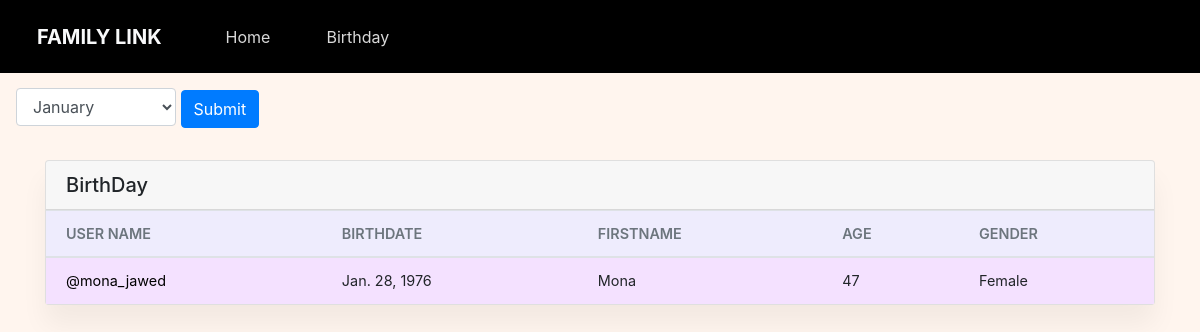
/birthday/ (signed in), run on the app's committed database.
### family/models.py (models this page shows, shortened)
class member(AbstractBaseUser , PermissionsMixin):
    GENDER_CHOICES = (
    ("Male", "Male"),
    ("Female", "Female"),)
    MARITAL_CHOICES = (
    ("Unmarried", "Unmarried"),
    ("Married", "Married"),
    )
    SPORT_CHOICES = (
    ("Football", "Football"),
    ("Basketball", "Basketball"),
    ("Badminton", "Badminton"),
    ("Cycling", "Cycling"),
    ("Swimming", "Swimming"),
    ("Cricket", "Cricket"),
    ("TT", "TT"),
    ("Tennis", "Tennis"),
    ("Volley Ball", "Volley Ball"),
    ("Baseball", "Baseball"),
    ("Carrom", "Carrom")
    )
    BOOK_CHOICES = (
    ("Thriller", "Thriller"),
    ("Fantasy", "Fantasy"),
    ("Teen", "Teen"),
    ("Fiction", "Fiction"),
    ("Autobiography", "Autobiography"),
    ("Mystery", "Mystery"),
    ("History", "History"),
    ("Romance", "Romance"),
    ("Self Help", "Self Help"),
    ("Horror", "Horror"),
    ("Crime", "Crime")
    )
    MOVIE_CHOICES = (
    ("Action", "Action"),
    ("Thriller", "Thriller"),
    ("Drama", "Drama"),
    ("Romance", "Romance"),
    ("Autobiography", "Autobiography"),
    ("Comedy", "Comedy"),
    ("History", "History"),
    ("Romance", "Romance"),
    ("Crime", "Crime"),
    ("Horror", "Horror"),
    ("Animation", "Animation"),
    ("Adventure", "Adventure")
    )
    FID = models.ForeignKey(family , on_delete=models.DO_NOTHING , null=True)
    email = models.EmailField(max_length= 35)
    user_name = models.CharField(max_length= 20 , unique=True)
    firstName = models.CharField(max_length=20 ,  blank = True)
    middleName = models.CharField(max_length=20 , blank = True , null = True)
    lastName = models.CharField(max_length= 20 , blank = True)
    mobileNo = models.IntegerField(blank=True , null = True)
    birthDay = models.DateField(default=date.today)
    gender = models.CharField(max_length=9,choices=GENDER_CHOICES,default="Male")
    maritalStatus = models.CharField(max_length = 10,null=True , blank = True , choices=MARITAL_CHOICES)
    jobOrg = models.CharField(max_length= 20 , blank = True)
    address1 = models.TextField(_("Address line 1"),max_length=50 , blank = True)
    country = models.CharField("Country",max_length=15 , blank = True)
    city = models.CharField("City" , max_length=15 , blank=True)
    pinCode = models.IntegerField(blank=True)
    lat = models.DecimalField(max_digits=9 ,decimal_places = 6, blank=True , null = True)
    lng = models.DecimalField(max_digits=9 , decimal_places = 6, blank=True , null = True)
    mother = models.ForeignKey('self', on_delete=models.PROTECT , null=True , blank=True)
    father = models.ForeignKey('self', on_delete=models.PROTECT , null=True , blank=True , related_name='+')
    spouse = models.ForeignKey('self', on_delete=models.PROTECT , null=True , blank=True , related_name='++')
    kidsCount = models.IntegerField(blank=True , null = True , default=0)
    gender = models.CharField(max_length=9,choices=GENDER_CHOICES , default='Male')
    book = models.CharField(max_length=15,choices=BOOK_CHOICES,blank=True )
    sport = models.CharField(max_length=15,choices=SPORT_CHOICES,blank=True)
    movie = models.CharField(max_length=15,choices=MOVIE_CHOICES, blank=True)
    present = models.CharField(max_length=15,blank=True)
    is_staff = models.BooleanField(default=False)
    is_active = models.BooleanField(default=True)
    updated = models.DateTimeField(auto_now=True)
    created = models.DateTimeField(auto_now_add=True)
    objects = CustomMember()
    USERNAME_FIELD = 'user_name'
    REQUIRED_FIELDS = ['email' , 'city' , 'country' , 'firstName' , 'lastName' , 'gender' , 'pinCode']
    class Meta:
        ordering = ['-updated' , '-created']

### family/views.py (the view, shortened to what this page needs)
# urls.py: path('birthday/' , views.birthdayList , name="birthdayList"),
@login_required(login_url= 'login')
def birthdayList(request):
    months = [
        ("January",1),
        ("February",2),
        ("March",3),
        ("April",4),
        ("May",5),
        ("June",6),
        ("July",7),
        ("August",8),
        ("September",9),
        ("October",10),
        ("November",11),
        ("December",12)
    ]
    selectedmonth = date.today().month
    members = member.objects.filter(birthDay__month = selectedmonth , FID = request.user.FID)
    members=sorted(members, key=lambda x: x.birthDay)
    years = []
    dates = []
    month = []
    for mem in members:
        years.append(mem.birthDay.year)
        dates.append(mem.birthDay.day)
        month.append(mem.birthDay.month)
    size = len(years)
    for x in range(size):
        years[x] = date.today().year - years[x]
        if years[x] == 0:
            years[x] = 0
        elif month[x]>date.today().month:
            years[x]=years[x]-1
        elif month[x]==date.today().month and dates[x]>date.today().day:
            years[x]=years[x]-1
    obj = createTuple(members , years)
    return render(request, 'birthday/birthday.html',{'members': members, "months":months,'obj':obj , 'selectedmonth':selectedmonth , 'day':date.today().day , 'month': date.today().month , 'message':""})

### family/views.py (called while the page is built)
def createTuple(members , years):
    obj = list(zip(members , years))
    return obj

### templates/birthday/birthday.html (shortened to what this page needs)
<!DOCTYPE html>
{% load static %}
<html lang="en">
<head>
    <link rel="stylesheet" href="https://cdn.jsdelivr.net/npm/bootstrap@4.4.1/dist/css/bootstrap.min.css">
    <link rel="stylesheet" href="{% static 'style/member.css' %}" />
</head>
<body>
  <div>
    <nav class="navbar fixed-top navbar-dark text-light navbar-expand-md navigation-clean-search" style="background-color: black;" >
        <div class="container"><a class="navbar-brand" href="{% url 'viewMember' %}">FAMILY LINK</a>
            <div class="collapse navbar-collapse" id="navcol-1">
                <span class="navbar-text" style="padding-left:3rem"> <a href="{% url 'viewMember' %}" class="login">Home</a></span>
                <span class="navbar-text" style="padding-left:3rem"> <a href="{% url 'birthdayList' %}" class="login">Birthday</a></span>
            </div>
        </div>
    </nav>
    <div id = "form">
        {% if message == "" %}
        <form action="" method="POST" style="margin-top:5.5rem; margin-left:0.5rem;">
            <select name="month" id="user" class="form-control" style="width:10rem;">
                {% for month in months %}
                        {% if month.1 == selectedmonth %}
                            <option value={{month.0}} selected >{{month.0}}</option>
                        {% else %}
                            <option value={{month.0}}>{{month.0}}</option>
                        {% endif %}
                {% endfor %}
              </select>
              <div class="buttons">
                <button type="submit" class="btn btn-primary">Submit</button>
              </div>
        </form>
        {% endif %}
    </div>
        <div class="container">
          <div class="row">
              <div class="col-12 mb-3 mb-lg-5">
                  <div class="position-relative card table-nowrap table-card" id="member_div" style="margin-top:2rem;">
                      <div class="card-header align-items-center">
                        <h5 class="mb-0">BirthDay</h5>
                      </div>
                      <div class="table-responsive">
                          <table class="table mb-0">
                              <thead class="small text-uppercase bg-body text-muted">
                                  <tr>
                                      <th class="user_name">User Name</th>
                                      <th class="first_name">BirthDate</th>
                                      <th class="last_name">FirstName</th>
                                      <th class="middle_name">Age</th>
                                      <th class="gender">Gender</th>
                                  </tr>
                              </thead>
                              <tbody>
                                {% for obj in obj %}
                                {% if obj.0.id == request.user.id %}
                                <tr class="align-middle" style ="background-color: rgb(225, 255, 238);">
                                    <td class="user_name">
                                        <a href="{% url 'viewProfile' obj.0.id %}" class="login">
                                            @{{obj.0.user_name}}
                                        </a>
                                    </td>
                                    <td class="first_name">{{obj.0.birthDay}}</td>
                                    <td class="middle_name">{{obj.0.firstName}}</td>
                                    <td class="last_name">
                                        <div class="d-flex align-items-center">
                                            <span>{{obj.1}}</span>
                                        </div>
                                    </td>
                                    <td class="gender">
                                      <div class="d-flex align-items-center">
                                        <span>{{obj.0.gender}}</span>
                                    </div>
                                    </td>
                                </tr>
                                {% elif obj.0.gender == 'Female' %}
                                <tr class="align-middle" style ="background-color: rgb(244, 225, 255);">
                                    <td class="user_name">
                                        <a href="{% url 'viewProfile' obj.0.id %}" class="login">
                                            @{{obj.0.user_name}}
                                        </a>
                                    </td>
                                    <td class="first_name">{{obj.0.birthDay}}</td>
                                    <td class="middle_name">{{obj.0.firstName}}</td>
                                    <td class="last_name">
                                        <div class="d-flex align-items-center">
                                            <span>{{obj.1}}</span>
                                        </div>
                                    </td>
                                    <td class="gender">
                                      <div class="d-flex align-items-center">
                                        <span>{{obj.0.gender}}</span>
                                    </div>
                                    </td>
                                </tr>
                                {% endif %}
                                {% endfor %}
                              </tbody>
                          </table>
                      </div>
                  </div>
              </div>
          </div>
      </div>
</body>
</html>

### static/style/member.css (style rules this page uses)
body { margin-top: 20px; background: #FFF5EE; }
.card { box-shadow: 0 20px 27px 0 rgb(0 0 0 / 5%); }
#member_div { margin-top: 4rem; }
.table a { color: #000000; }
.table-nowrap .table td, .table-nowrap .table th { white-space: nowrap; }
.table>:not(caption)>*>* { padding: 0.75rem 1.25rem; border-bottom-width: 1px; }
table th { font-weight: 600; background-color: #eeecfd !important; }
.table .first_name , .table .middle_name , .table .last_name ,.table .user_name ,.table .gender { font-size: 0.9rem; }
.row { justify-content: center; }
.navbar { background:transparent; padding-top:.75rem; padding-bottom:.75rem; color:#fff; border-radius:0; box-shadow:none; border:none; }
@media (min-width:768px) { .navbar { padding-left: 0; padding-top:1rem; padding-bottom:1rem; } }
.navbar .navbar-brand { font-weight:bold; color:inherit; }
.navbar .navbar-collapse { border-top:1px solid rgba(255,255,255,0.3); margin-top:.5rem; }
@media (min-width:768px) { .navbar .navbar-collapse { border-color:transparent; margin:0; } }
.navbar .navbar-collapse span .login { color:#d9d9d9; margin-right:.5rem; text-decoration:none; }
.buttons { display: inline; }
#user { margin-left: 0.5rem; display: inline; }
.btn { margin-right: 0.5rem; }

### data on the page
member: user_name "mona_jawed", birthDay "Jan. 28, 1976", firstName "Mona", obj "47", gender "Female"

### other printed values
form field month "January"
